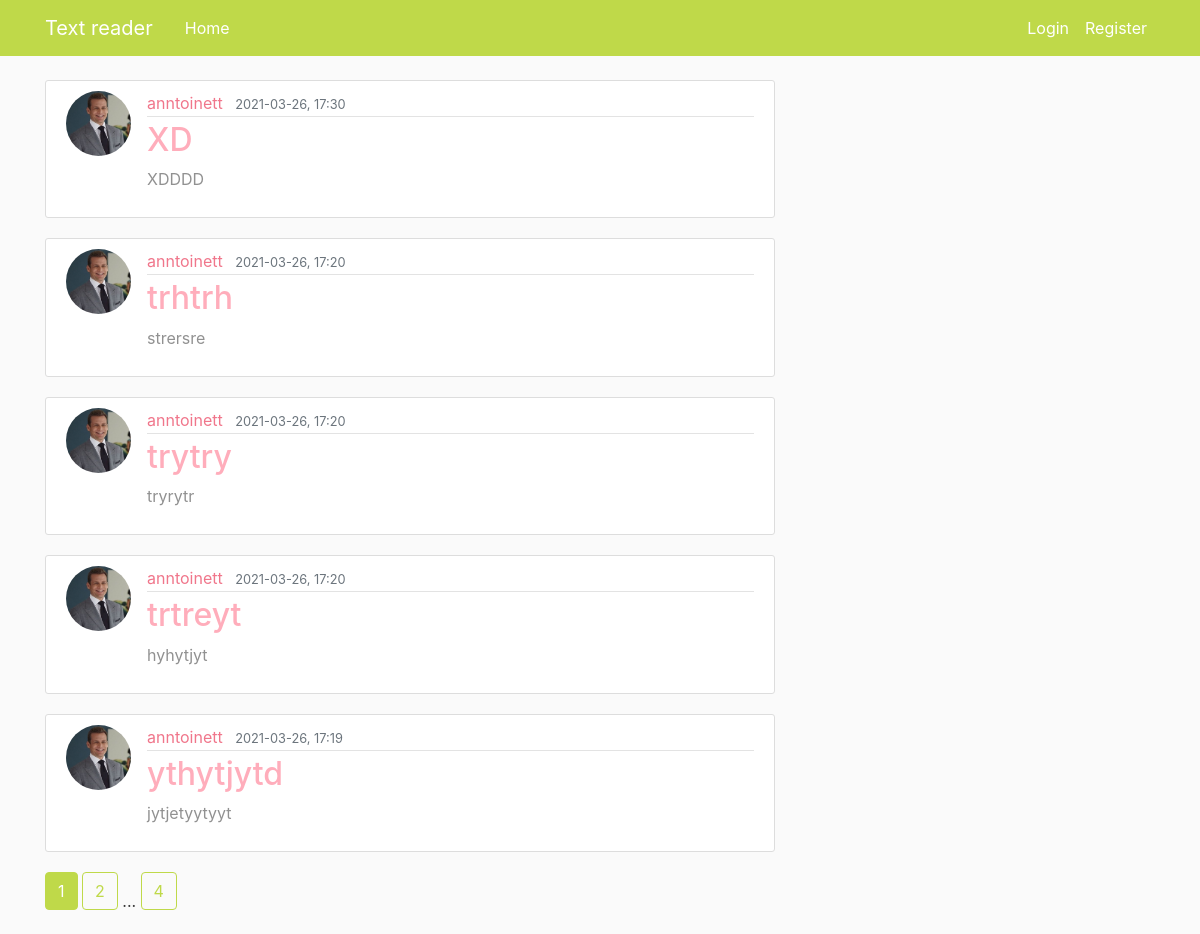
Page /home on the earlier database version.
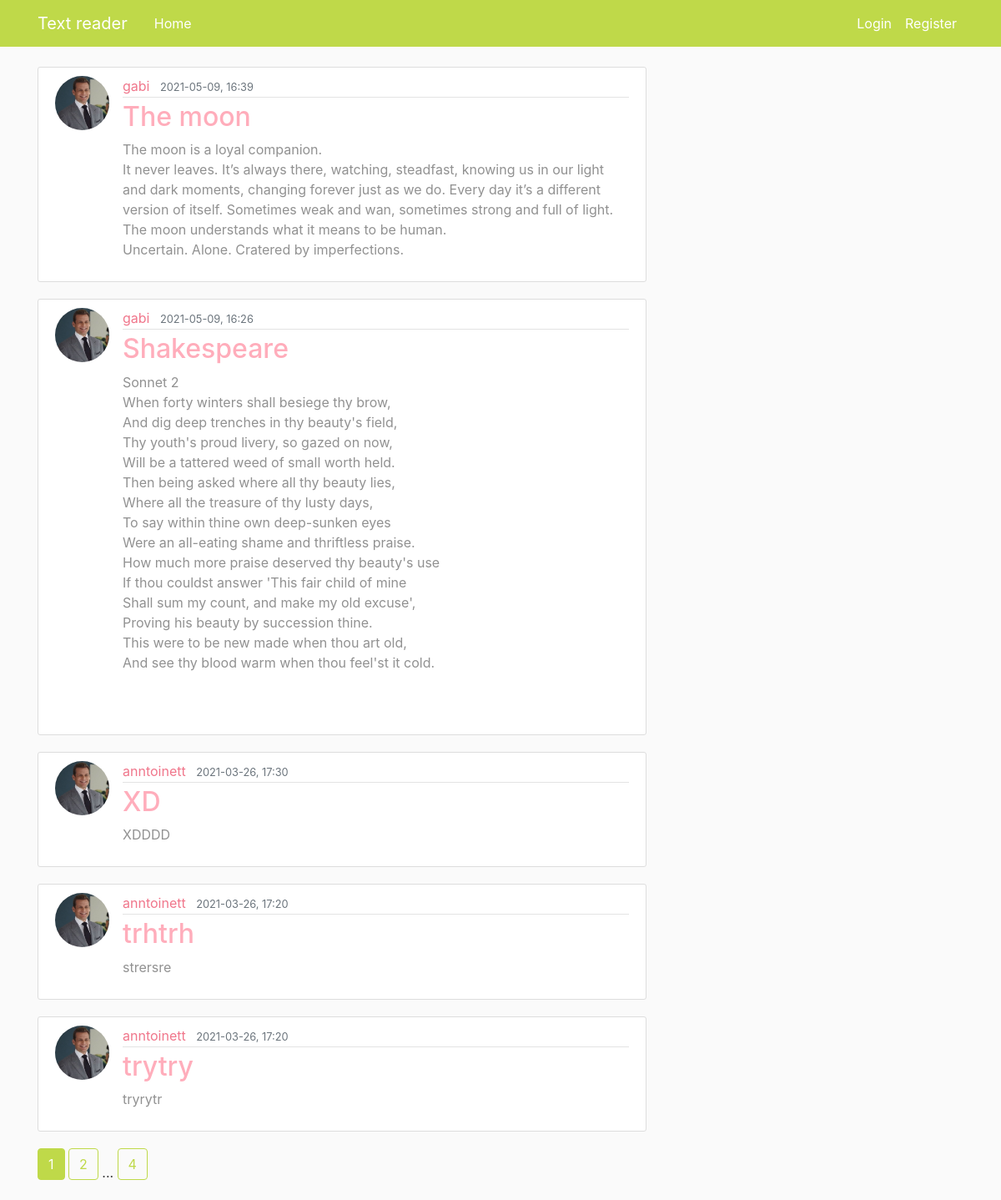
Same page on the later database version.
### flaskblog/models.py (models this page shows, shortened)
class Post(db.Model):
    id = db.Column(db.Integer, primary_key=True)
    title = db.Column(db.String(100), nullable=False)
    date_posted = db.Column(db.DateTime, nullable=False, default=datetime.utcnow) #we pass function not current date
    content = db.Column(db.Text,nullable=False)
    user_id = db.Column(db.Integer, db.ForeignKey('user.id'), nullable=False)#user is lowercase because here its the tablename which should be low

class User(db.Model, UserMixin): #inheritance inside parenthesis
    id = db.Column(db.Integer, primary_key=True)
    username = db.Column(db.String(20), unique=True, nullable=False)
    email = db.Column(db.String(120), unique=True, nullable=False)
    image_file = db.Column(db.String(20), nullable=False, default='default.jpg')
    password = db.Column(db.String(60), nullable=False)
    posts = db.relationship('Post', backref='author', lazy=True) #reltionship to Post-model,

### flaskblog/routes.py (the view)
@app.route("/")
@app.route("/home")
def home():
    if len(reading_threads) > 0:
        for t in reading_threads:
            if isinstance(t, multiprocessing.Process):
                if t.is_alive():
                    t.terminate()
    page = request.args.get('page', default=1, type=int)
    posts = Post.query.order_by(Post.date_posted.desc()).paginate(page=page, per_page=5)
    return render_template('home.html', posts=posts)

### flaskblog/routes.py (called while the page is built)
@app.after_request
def after_request(response):
    response.headers.add('Cache-Control', 'no-store, no-cache, must-revalidate, post-check=0, pre-check=0')
    return response

### flaskblog/templates/home.html
{% extends "layout.html" %}
{% block content%}
{% for post in posts.items %}
<article class="media content-section">
    <a href="{{ url_for('user_posts', username=post.author.username) }}">
    <img class="rounded-circle article-img"
         src="{{ url_for('static', filename='profile_pics/' +post.author.image_file) }}">
    </a>
    <div class="media-body">
        <div class="article-metadata">
            <a class="mr-2" href="{{ url_for('user_posts', username=post.author.username) }}">{{ post.author.username }}</a>
            <small class="text-muted">{{ post.date_posted.strftime('%Y-%m-%d, %H:%M') }}</small>
        </div>
        <h2><a class="article-title" href="{{ url_for('post', post_id=post.id) }}">{{ post.title }}</a></h2>
        <p class="article-content">{{ post.content }}</p>
    </div>
</article>
{% endfor %}
{% for page_num in posts.iter_pages(left_edge=1, right_edge=1, left_current=1, right_current=2) %}
    {% if page_num %}
        {% if posts.page == page_num %}
            <a class="btn btn-info mb-4" href="{{ url_for('home', page=page_num) }}">{{ page_num }}</a>
        {% else %}
            <a class="btn btn-outline-info mb-4" href="{{ url_for('home', page=page_num) }}">{{ page_num }}</a>
        {% endif %}
    {% else %}
        ...
    {% endif %}
{% endfor %}
{% endblock content %}

### flaskblog/templates/layout.html (shortened to what this page needs)
<!DOCTYPE html>
<html lang="en">
<head>
    <link rel="stylesheet" href="https://stackpath.bootstrapcdn.com/bootstrap/4.3.1/css/bootstrap.min.css">
    <link rel="stylesheet" type="text/css" href="{{ url_for('static', filename='main.css') }}">
</head>
<body>
    <header class="site-header">
      <nav class="navbar navbar-expand-md navbar-dark bg-steel fixed-top">
        <div class="container">
          <a class="navbar-brand mr-4" href="/">Text reader</a>
          <div class="collapse navbar-collapse" id="navbarToggle">
            <div class="navbar-nav mr-auto">
              <a class="nav-item nav-link" href="{{ url_for('home') }}">Home</a>
            </div>
            <div class="navbar-nav">
                {% if current_user.is_authenticated %}
                    <a class="nav-item nav-link" href="{{ url_for('new_post') }}">New text</a>
                    <a class="nav-item nav-link" href="{{ url_for('account') }}">Account</a>
                    <a class="nav-item nav-link" href="{{ url_for('logout') }}">Logout</a>
                {% else %}
                    <a class="nav-item nav-link" href="{{ url_for('login') }}">Login</a>
                    <a class="nav-item nav-link" href="{{ url_for('register') }}">Register</a>
                {% endif %}
            </div>
          </div>
        </div>
      </nav>
    </header>
    <main role="main" class="container">
      <div class="row">
        <div class="col-md-8">
          {% block content %}{% endblock %}
        </div>
      </div>
    </main>
</body>
</html>

### flaskblog/static/main.css (style rules this page uses)
body { background: #fafafa; color: #333333; margin-top: 5rem; }
h1, h2, h3, h4, h5, h6 { color: #444444; }
.bg-steel { background-color: #bfd949; }
.site-header .navbar-nav .nav-link { color: #ffffff; }
.content-section { background: #ffffff; padding: 10px 20px; border: 1px solid #dddddd; border-radius: 3px; margin-bottom: 20px; color: #919191; }
.article-title { color: #ffadbb; }
.article-content { white-space: pre-line; }
.article-img { height: 65px; width: 65px; margin-right: 16px; }
.article-metadata { padding-bottom: 1px; margin-bottom: 4px; border-bottom: 1px solid #e3e3e3 }
a { color: #f0768b; }
.btn-outline-info { border-color: #bfd949; color: #bfd949; }
.btn-info { background-color: #bfd949; border-color: #bfd949; }

Differences in the rows shown:
no longer on this page (row unchanged): Post: image_file (placeholder picture), author.username "anntoinett", date_posted "2021-03-26, 17:20", title "trtreyt", content "hyhytjyt"
no longer on this page (row unchanged): Post: image_file (placeholder picture), author.username "anntoinett", date_posted "2021-03-26, 17:19", title "ythytjytd", content "jytjetyytyyt"
added Post: image_file (placeholder picture), author.username "gabi", date_posted "2021-05-09, 16:39", title "The moon", content "The moon is a loyal companion. It never leaves. It’s always there, watching, steadfast, knowing us in our light and dark moments, changing forever just as we do. Every day it’s a different version of itself. Sometimes weak and wan, sometimes strong and full of light. The moon understands what it means to be human. Uncertain. Alone. Cratered by imperfections."
added Post: image_file (placeholder picture), author.username "gabi", date_posted "2021-05-09, 16:26", title "Shakespeare", content "Sonnet 2 When forty winters shall besiege thy brow, And dig deep trenches in thy beauty's field, Thy youth's proud livery, so gazed on now, Will be a tattered weed of small worth held. Then being asked where all thy beauty lies, Where all the treasure of thy lusty days, To say within thine own deep-sunken eyes Were an all-eating shame and thriftless praise. How much more praise deserved thy beauty's use If thou couldst answer 'This fair child of mine Shall sum my count, and make my old excuse', Proving his beauty by succession thine. This were to be new made when thou art old, And see thy blood warm when thou feel'st it cold."
